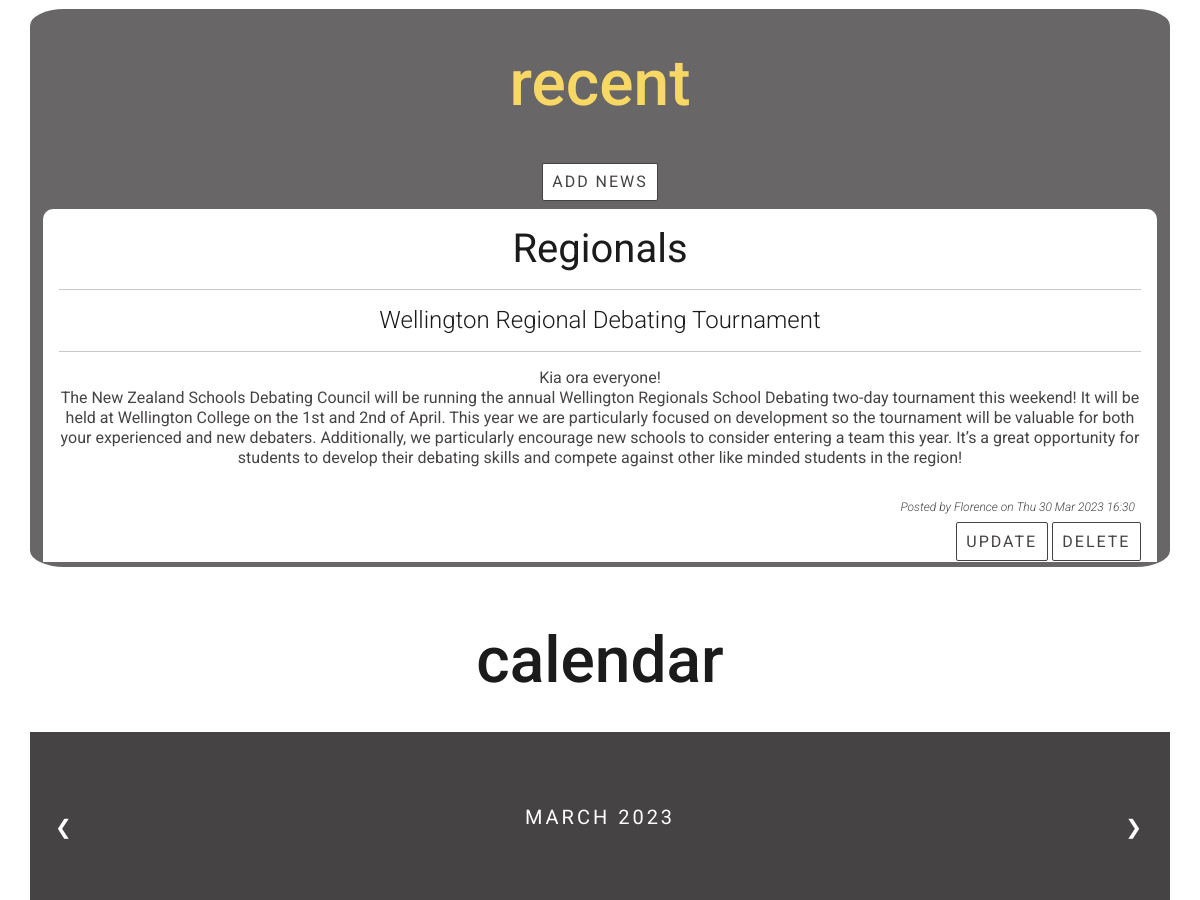
The page /news (signed in, middle part) on the database as committed earlier.
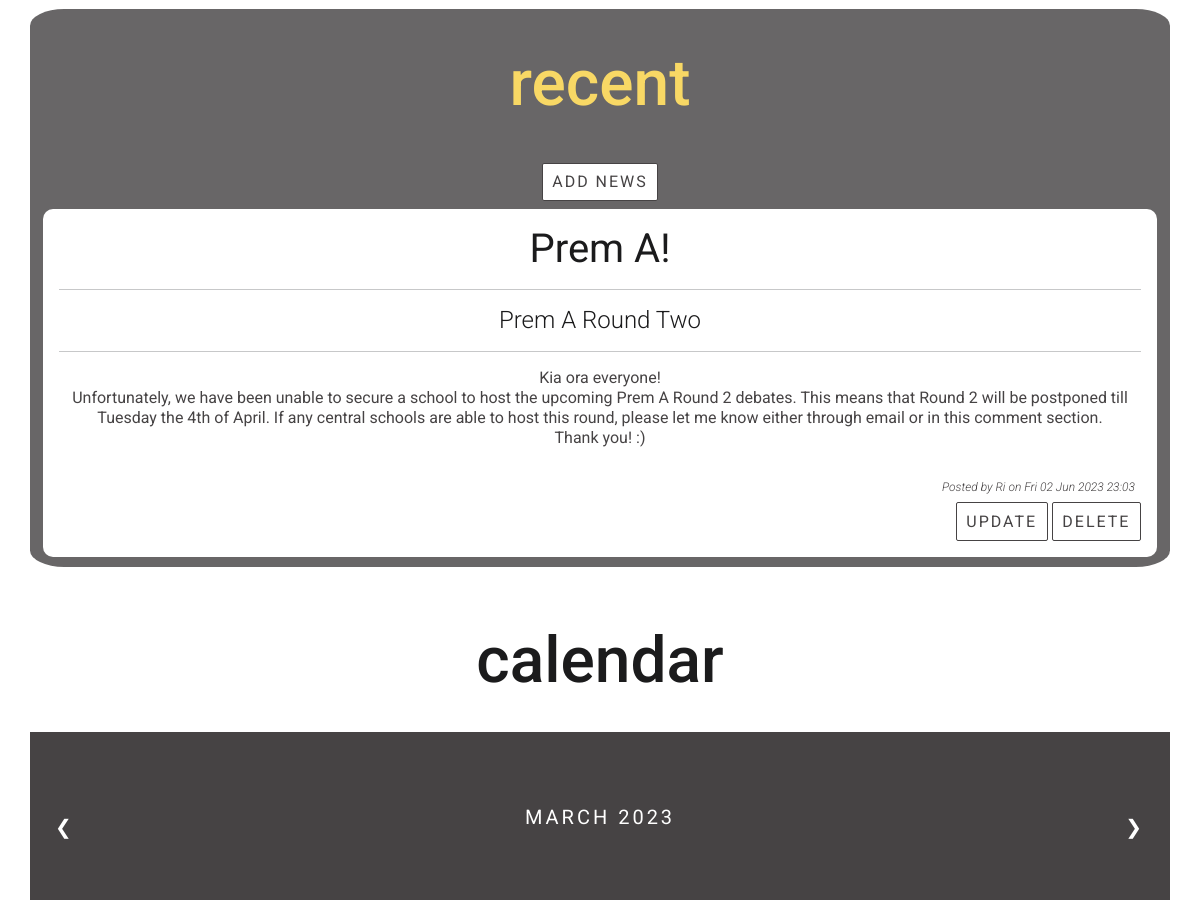
The same page on the database as committed later.
### tables this page shows
CREATE TABLE news(
    news_id integer primary key autoincrement not null,
    title text not null unique,
    subtitle text not null unique,
    content text not null unique,
    newsdate date not null,
    member_id integer not null,
    foreign key(member_id) references member(member_id)
);

CREATE TABLE member(
    member_id integer primary key autoincrement not null,
    name text not null,
    email text not null unique,
    password text not null,
    authorisation integer not null
);

### server.py (the view)
@app.route ('/news')
def news():
    sql = """select news.news_id, news.title, news.subtitle, news.content, news.newsdate, member.name
        from news
        join member on news.member_id= member.member_id
        order by news.newsdate desc;
    """
    result = run_search_query_tuples(sql, (), db_path, True)
    print(result)
    return render_template("news.html", news=result)

### db_functions.py (called while the page is built)
def run_search_query_tuples(sql_query, values_tuple, file_path, rowfactory=False):
    result = None
    try:
        db = sqlite3.connect(file_path)
        if rowfactory:
            db.row_factory = sqlite3.Row
        cursor = db.cursor()
        cursor.execute(sql_query, values_tuple)
        result = cursor.fetchall()
        cursor.close()
    except sqlite3.Error as error:
        print("Error running search query tuples: {}".format(error))
        return None
    db.close()
    if result is None:
        print("No search values were found")
    return result

### server.py (called while the page is built)
@app.template_filter()
def news_date(sqlite_dt):
    x = datetime.strptime(sqlite_dt, '%Y-%m-%d %H:%M:%S')
    return x.strftime("%a %d %b %Y %H:%M")

### templates/news.html (shortened to what this page needs)
{% extends "layout.html" %}
{% block content %}
<div class="main-container">
  <div class="container light-gray-bg">
      <h1 class="page-title competition-title-2">recent</h1>
{% if session and session['authorisation'] == 0 %}
      <div class="py-2 text-center">
          <a class="btn btn-primary recent-news-button" href="{{ url_for('news_cud', id=0, task='add') }}">add news</a>
      </div>
{% endif %}
    <div class="inner-container recent-container">
        {% for row in news %}
        <div class="container-m recent-news-containers white-bg">
            <h1 class="recent-news-heading"> {{ row['title'] }} </h1>
            <hr>
            <h3 class="recent-news-subheading"> {{ row['subtitle'] }} </h3>
            <hr>
            <p class="recent-news-text"> {{ row['content'] | replace("\n", "<br>") | safe}} </p>
            <br>
            <div class="meta">
            <p class="meta-text">Posted by {{ row['name'] }} on {{ row['newsdate'] | news_date}}  </p>
{% if session and session['authorisation'] == 0 %}
            <a class="btn btn-primary recent-news-button" href="{{ url_for('news_cud', id=row['news_id'], task='update') }}">update</a>
            <a class="btn btn-primary recent-news-button" href="{{ url_for('news_cud', id=row['news_id'], task='delete') }}">delete</a>
{% endif %}
            </div>
        </div>
        {% endfor %}
    </div>
  </div>
  </div>
<div class="container-m container-fluid">
    <h1 class="page-title competition-title-1">calendar</h1>
    <div class="month">
  <ul>
    <li class="prev" style="list-style-type: none;">&#10094;</li>
    <li class="next" style="list-style-type: none;">&#10095;</li>
    <li style="list-style-type: none;">March 2023</li>
  </ul>
</div>
</div>
{% endblock %}

### templates/layout.html (shortened to what this page needs)
<!DOCTYPE HTML>
<html lang="en">
<head>
<link href="https://cdn.jsdelivr.net/npm/bootstrap@5.2.3/dist/css/bootstrap.min.css" rel="stylesheet">
<link rel="stylesheet" href="https://cdn.jsdelivr.net/npm/bootstrap-icons@1.10.3/font/bootstrap-icons.css">
<link rel="stylesheet" href="static/styles.css">
</head>
<body>
{% block content %}
{% endblock %}
</body>
</html>

### static/styles.css (style rules this page uses)
:root { --brand-black: rgb(27,27,28); --brand-dark-gray: rgb(70,67,68); --brand-light-gray: rgb(104,102,103); --brand-yellow: rgb(248,216,101); --brand-white: rgb(255,255,255); }
a.btn, a.btn-circle { text-decoration: none; }
.btn-primary, .btn-primary:hover { color:var(--brand-dark-gray); background-color:var(--brand-yellow); border-color:var(--brand-dark-gray); --bs-btn-active-bg:var(--brand-yellow); --bs-btn-active-border-color:var(--brand-white); --bs-btn-color: #fff; --bs-btn-bg:var(--brand-yellow); --bs-btn-border-color:transparent; --bs-btn-hover-color:var(--brand-dark-gray); --bs-btn-hover-bg:var(--brand-yellow); --bs-btn-hover-border-color:var(--brand-dark-gray); --bs-btn-focus-shadow-rgb: 49,132,253; --bs-btn-active-color: #fff; --bs-btn-active-shadow: inset 0 3px 5px rgba(0, 0, 0, 0.125); --bs-btn-disabled-color: #fff; --bs-btn-disabled-bg:var(--brand-yellow); --bs-btn-disabled-border-color: }
.btn, .btn-circle { display:inline-block; margin:auto; text-align: center; letter-spacing: 2px; color: var(--brand-white); vertical-align: middle; user-select: none; border: 1px solid transparent; text-transform: uppercase; padding: 1.1em 1.3em 1.1em 1.5em; transition: color 0.5s ease-in-out,background-color 0.5s ease-in-out,border-color 0.5s ease-in-out,box-shadow 1s cubic-bezier(.019,1,.22,1); position:relative; }
body { font-family: 'Roboto', serif; font-size: 100%; background-color: var(--brand-white); margin: 0; }
p { text-align: center; color: var(--brand-white); margin: 0; overflow: auto; }
.page-title { font-size: 4em; text-align: center; font-weight:500; margin:auto; padding: 0.5em; }
.competition-title-1 { color: var(--brand-black); }
.competition-title-2 { color: var(--brand-yellow); }
.light-gray-bg { background-color: var(--brand-light-gray); }
.white-bg { background-color: var(--brand-white); }
.container-fluid { padding:0; }
.container-m { background-color: rgb(255,255,255); overflow:auto; margin-bottom: 1.5em; margin-top: 1.5em; margin-left: 0; margin-right: 0; }
.main-container { display: flex; flex-flow: row wrap; justify-content: center; }
.container { flex: 1; flex-flow: column wrap; justify-content: center; border-radius:3%; margin-left:1em; margin-right:1em; margin-top: 10px; padding: 5px; }
.recent-container { min-width: 200px; max-height:353px; overflow: scroll; }
.recent-news-heading { font-size: 2.5em; text-align: center; font-weight:400; margin: 0; color: var(--brand-black); }
.recent-news-subheading { font-size: 1.5em; text-align: center; font-weight:300; margin: 0; color: var(--brand-black); }
.recent-news-text { text-align:center; color: var(--brand-dark-gray); margin:auto; text-overflow:auto; line-height:20px; }
.recent-news-containers { border-radius:10px; margin-left:0.5em; margin-right:0.5em; padding:1em; margin-top:0; }
.recent-news-button { transition: none !important; border-radius: 2px; background-color: var(--brand-white); color:var(--brand-dark-gray); border-color:var(--brand-dark-gray); position: relative; text-align:center; display:inline-block; padding: 0.4em 0.6em; }
.meta { text-align:right; }
.meta-text { font-style: italic; font-weight:300; text-align:right; color:var(--brand-dark-gray); padding:0.5em; font-size:0.75em; }
.month { padding: 70px 25px; width: 95%; background:var(--brand-dark-gray); text-align: center; margin:auto; }
.month ul { margin: 0; padding: 0; }
.month ul li { color: white; font-size: 20px; text-transform: uppercase; letter-spacing: 3px; }
.month .prev { float: left; padding-top: 10px; }
.month .next { float: right; padding-top: 10px; }

Rows that differ between the two databases and show on the page:
no longer on this page (row unchanged): news: title "Regionals", subtitle "Wellington Regional Debating Tournament", content "Kia ora everyone! The New Zealand Schools Debating Council will be running the annual Wellington Regionals School Debating two-day tournament this weekend! It will be held at Wellington College on the 1st and 2nd of April. This year we are particularly focused on development so the tournament will be valuable for both your experienced and new debaters. Additionally, we particularly encourage new schools to consider entering a team this year. It’s a great opportunity for students to develop their debating skills and compete against other like minded students in the region!", name "Florence", newsdate|news_date "Thu 30 Mar 2023 16:30"
now on this page (row edited): news: title "Prem A!", subtitle "Prem A Round Two", content "Kia ora everyone! Unfortunately, we have been unable to secure a school to host the upcoming Prem A Round 2 debates. This means that Round 2 will be postponed till Tuesday the 4th of April. If any central schools are able to host this round, please let me know either through email or in this comment section. Thank you! :)", name "Ri", newsdate|news_date "Fri 02 Jun 2023 23:03"
